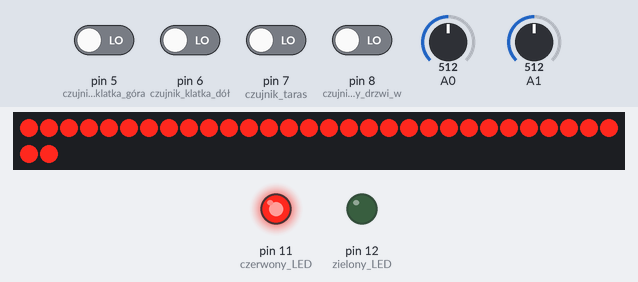
A sketch run on a simulated Arduino Uno, built with avr-gcc and run on an emulated ATmega328P. On the bench: 32 shift-register outputs drawn as a row of LEDs (first output left, lit = HIGH), output pins drawn as LEDs (lit = HIGH). Wiring (inferred from the names in the program): 4 × shift register (74HC595): data pin 2; shift clock pin 3; latch pin 4. Wiring (inferred from the signals the program sends): row of LEDs: on Q0, Q1, Q2, Q3, Q4, Q5, Q6, Q7, Q8, Q9, Q10, Q11, Q12, Q13, Q14, Q15, Q16, Q17, Q18, Q19, Q20, Q21, Q22, Q23, Q24, Q25, Q26, Q27, Q28, Q29, Q30, Q31. Inputs (shaded band) come from the test bench; at power-on: pin 5 (czujnik_klatka_góra), pin 6 (czujnik_klatka_dół), pin 7 (czujnik_taras), pin 8 (czujnik_dodatkowy_drzwi_w) LOW, A1 = 512, A0 = 512. Pins used as bus, display or sensor lines are not drawn; what the sketch prints to the serial monitor is not drawn.

Above: at 1.2 s.
1.3 s: A1 set to 531
At 2.1 s:
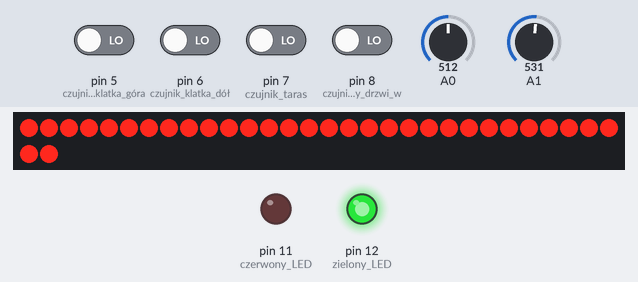
2.8 s: A1 set to 511
At 3.3 s:
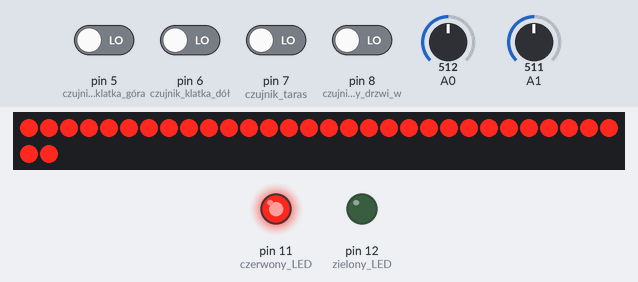
4.3 s: A1 set to 716
At 5.5 s:
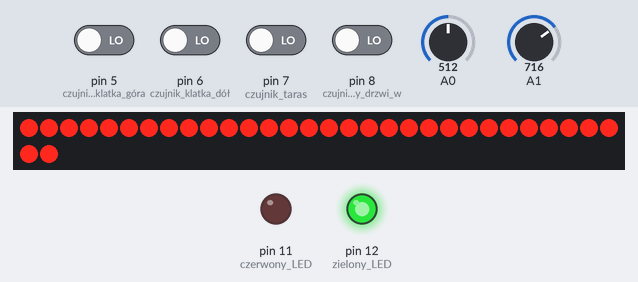
5.8 s: pin 5 (czujnik_klatka_góra) driven HIGH
At 6.2 s:
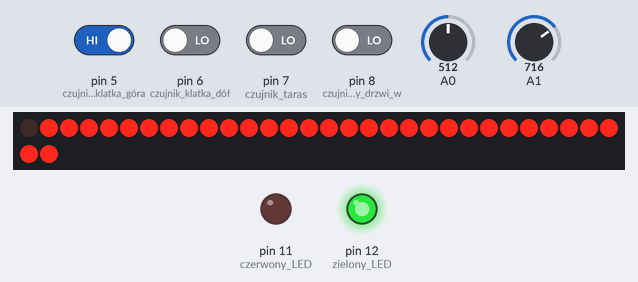
14.3 s: A0 set to 694
16.3 s: A0 set to 720
At 24.4 s:
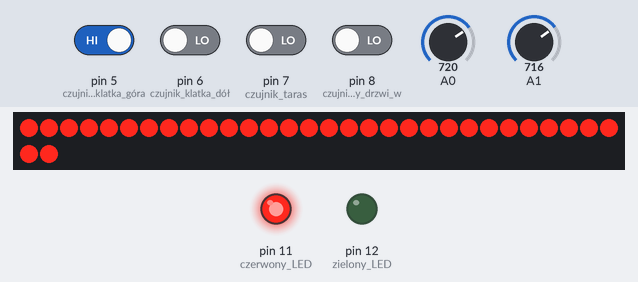
Timing chart, 0 to 25.3 s (numbered marks = the images above; inputs shaded):
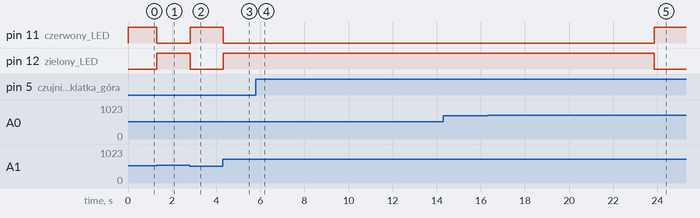

The sketch:

LED_STAIRS.ino
```cpp
const int dataPin = 2;   // D2 - A (Data)
const int clockPin = 3;  // D3 - SHIFT_CLK (Clock)
const int latchPin = 4;  // D4 - LATCH_CLK (Latch)
int photoresistor = A0;
int potenciometr = A1;
// Tablica przechowująca stan LED-ów (4 rejestry dla 26 diod)
byte leds[4] = {0};

unsigned long lastMovementTime = 0;  // Ostatni czas wykrycia ruchu
const unsigned long timeout = 30000; // 30 sekund
bool isExecuting = false;            // Czy sekwencja jest w trakcie
int activeSequence = -1;             // -1 = brak, 0 = góra, 1 = dół, 2 = taras, 3 = drzwi wejściowe


// Funkcja zapalania diod dla górnej klatki
void TriggerON_Upper_staircase() {
  for (int i = 0; i <= 8; i++) {
    setLed(i, HIGH);
    delay(500);
  }
  for (int x = 9, y = 18; x <= 17 || y <= 25; x++, y++) {
    setLed(x, HIGH);
    setLed(y, HIGH);
    delay(500);
  }
}

// Funkcja zapalania diod dla dolnej klatki
void TriggerON_Lower_staircase() {
  for (int i = 17; i >= 9; i--) {
    setLed(i, HIGH);
    Serial.print("Zapalam LED: ");
    Serial.println(i);
    delay(500);
  }
  for (int x = 8, y = 18; x >= 0 || y <= 25; x--, y++) {
    setLed(x, HIGH);
    setLed(y, HIGH);
    Serial.print("Zapalam LED: ");
    Serial.print(x);
    Serial.print(" i LED: ");
    Serial.println(y);
    delay(500);
  }
}


// Funkcja zapalania diod od tarasu
void TriggerON_Terrace() {
  for (int i = 25; i >= 18; i--) {
    setLed(i, HIGH);
    delay(500);
  }
  for (int x = 8, y = 9; x >= 0 || y <= 17; x--, y++) {
    setLed(x, HIGH);
    setLed(y, HIGH);
    delay(500);
  }

}

// Funkcja zapalania diod na schodach tylko na tarasie
void TriggerON_entrance_door() {
  for (int i = 25; i >= 18; i--) {
    setLed(i, HIGH);
  }
}

// Funkcja obsługi diod (zapalenie lub zgaszenie)
void setLed(int led, bool state) {
  int reg = led / 8;       // Który rejestr (0, 1, 2, 3)
  int bit = led % 8;       // Który bit w rejestrze
  bitWrite(leds[reg], bit, state);
  updateShiftRegisters();
}

void updateShiftRegisters() {
  digitalWrite(latchPin, LOW);
  for (int i = 3; i >= 0; i--) {
    shiftOut(dataPin, clockPin, MSBFIRST, leds[i]);
  }
  digitalWrite(latchPin, HIGH);
}

// Zgaszenie wszystkich diod
void clearAllLeds() {
  for (int i = 0; i < 4; i++) {
    leds[i] = 0;
  }
  updateShiftRegisters();
}


//******************SETUP******************

void setup() {
  Serial.begin(115200);
  // Czujniki ruchu
  pinMode(5, INPUT); // czujnik klatka góra
  pinMode(6, INPUT); // czujnik klatka dół
  pinMode(7, INPUT); // czujnik taras
  pinMode(8, INPUT); // czujnik dodatkowy drzwi wejściowe
  pinMode(5, LOW); // czujnik klatka góra
  pinMode(6, LOW); // czujnik klatka dół
  pinMode(7, LOW); // czujnik taras
  pinMode(8, LOW);
  // Rejestr przesuwny
  pinMode(dataPin, OUTPUT);
  pinMode(clockPin, OUTPUT);
  pinMode(latchPin, OUTPUT);
  // Diody sygnalizujące czy LEDy się zaświecą
  pinMode(11, OUTPUT); // czerwony LED
  pinMode(12, OUTPUT); // zielony LED
  digitalWrite(11, LOW);
  digitalWrite(12, LOW);
  // Zgaszenie wszystkich diod
  clearAllLeds();
}


//******************MAIN PROGRAM******************

void loop() {
  photoresistor = analogRead(A0);
  photoresistor = map(photoresistor, 0 , 1023, 0 , 100);
  Serial.print("Poziom ciemnosci:");
  Serial.println(photoresistor);
  potenciometr = analogRead(A1);
  //Serial.println(potenciometr);
  //delay(300);

  int sensitivity = map(potenciometr, 0, 1023, 0, 100); //1023
  Serial.print("ustawiony poziom czułości na światło:");
  Serial.println(sensitivity);
  if (photoresistor  < sensitivity) {
    // Zasygnalizuj odpowiednie ustawienie czułości na poziom światła sterownika
    digitalWrite(11, LOW);
    digitalWrite(12, HIGH);
    Serial.print("Czerwony LED ");
    Serial.println(digitalRead(11));
    Serial.print("Zielony LED ");
    Serial.println(digitalRead(12));
    // Sprawdź, który czujnik wykrył ruch
    bool upperTriggered = digitalRead(5) == HIGH;
    bool lowerTriggered = digitalRead(6) == HIGH;
    bool terraceTriggered = digitalRead(7) == HIGH;
    bool entrance_doorTriggered = digitalRead(8) == HIGH;

    if (!isExecuting) {
      // Zidentyfikuj pierwszy ruch i rozpocznij odpowiednią sekwencję
      if (upperTriggered) {
        Serial.println("Ruch na górze");
        isExecuting = true;
        activeSequence = 0;
        lastMovementTime = millis();  // Aktualizuj czas ostatniego ruchu
        TriggerON_Upper_staircase();
        isExecuting = false;
      }
      else if (lowerTriggered) {
        Serial.println("Ruch na dole");
        isExecuting = true;
        activeSequence = 1;
        lastMovementTime = millis();  // Aktualizuj czas ostatniego ruchu
        TriggerON_Lower_staircase();
        isExecuting = false;
      }
      else if (terraceTriggered) {
        Serial.println("Ruch na schodach na tarasie");
        isExecuting = true;
        activeSequence = 2;
        lastMovementTime = millis();  // Aktualizuj czas ostatniego ruchu
        TriggerON_Terrace();
        isExecuting = false;
      }
      else if (entrance_doorTriggered) {
        Serial.println("Ruch na drzwiach wejściowych");
        isExecuting = true;
        activeSequence = 3;
        lastMovementTime = millis();  // Aktualizuj czas ostatniego ruchu
        TriggerON_entrance_door();
        isExecuting = false;
     }

    }


    // Po zakończeniu sekwencji monitoruj czujniki
    if (activeSequence != -1) {
      if (upperTriggered || lowerTriggered || terraceTriggered || entrance_doorTriggered) {
         lastMovementTime = millis(); // Aktualizacja czasu przy każdym ruchu
         Serial.println("Ruch wykryty - resetowanie odliczania czasu.");
      }

    // Oblicz czas pozostały do zgaszenia LED
    double elapsedTime = millis() - lastMovementTime;
    if (elapsedTime < timeout) {
      double remainingTime = timeout - elapsedTime;
      Serial.print("Pozostały czas do zgaśnięcia LED: ");
      Serial.print(remainingTime / 1000); // Wyświetl w sekundach
      Serial.println(" s");
      }
    }

    // Jeśli brak ruchu przez określony czas, zgaś wszystkie diody
    if (millis() - lastMovementTime > timeout) {
      Serial.println("Brak ruchu - gaszę wszystkie diody.");
      clearAllLeds();
      activeSequence = -1; // Reset aktywnej sekwencji
      }

  }
  else{
    Serial.println("Jasno na klatce");
    digitalWrite(11, HIGH); //czerwone
    digitalWrite(12, LOW); //zielone
    Serial.print("czerwony LED ");
    Serial.println(digitalRead(11)); //czerwone
    Serial.print("Zielony LED ");
    Serial.println(digitalRead(12), "zielone"); //zielone
    clearAllLeds();
    activeSequence = -1; // Reset aktywnej sekwencji
  }

}
```

Measured:
- the behaviour switches between 521 and 522 on A1 (found by bisection; images 0 and 1)
- the behaviour switches between 705 and 706 on A0 (found by bisection; images 4 and 5)
- after the input at 1.3 s, pin 11 (czerwony_LED): HIGH → LOW at once; pin 12 (zielony_LED): LOW → HIGH at once
- after the input at 2.8 s, pin 11 (czerwony_LED): LOW → HIGH at once; pin 12 (zielony_LED): HIGH → LOW at once
- after the input at 4.3 s, pin 11 (czerwony_LED): HIGH → LOW at once; pin 12 (zielony_LED): LOW → HIGH at once
- after the input at 16.3 s, pin 11 (czerwony_LED): LOW → HIGH after 7.6 s; pin 12 (zielony_LED): HIGH → LOW after 7.6 s
